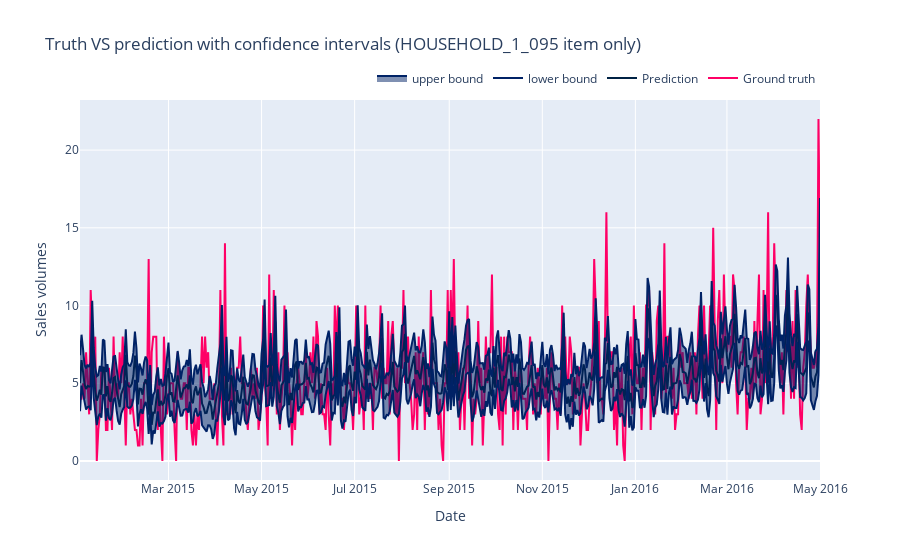

Here is the notebook cell this chart was saved with:
### Code cell
average_item = 'HOUSEHOLD_1_095'
plot_predictions_ci(X_test_ve[X_test_ve['item_id']==average_item], percentage = 0.9)

### Figure 1 — Plotly figure (JSON) as saved in the notebook; plotly's stock layout.template omitted (floating-point values rounded to 4 significant figures; data arrays with more than 128 entries replaced by an {"elided": "..."} marker saying what was removed)
{"data": [{"line": {"color": "#ff0066"}, "mode": "lines", "name": "Ground truth", "type": "scatter", "x": {"elided": "486 str values"}, "y": {"elided": "486 int values"}}, {"line": {"color": "#002244"}, "mode": "lines", "name": "Prediction", "type": "scatter", "x": {"elided": "486 str values"}, "y": {"elided": "486 float values"}}, {"line": {"color": "#002266"}, "mode": "lines", "name": "lower bound", "type": "scatter", "x": {"elided": "486 str values"}, "y": {"elided": "486 float values"}}, {"fill": "tonexty", "line": {"color": "#002266"}, "mode": "lines", "name": "upper bound", "type": "scatter", "x": {"elided": "486 str values"}, "y": {"elided": "486 float values"}}], "layout": {"legend": {"orientation": "h", "x": 1, "xanchor": "right", "y": 1.02, "yanchor": "bottom"}, "title": {"text": "Truth VS prediction with confidence intervals (HOUSEHOLD_1_095 item only)"}, "xaxis": {"title": {"text": "Date"}}, "yaxis": {"title": {"text": "Sales volumes"}}}}
